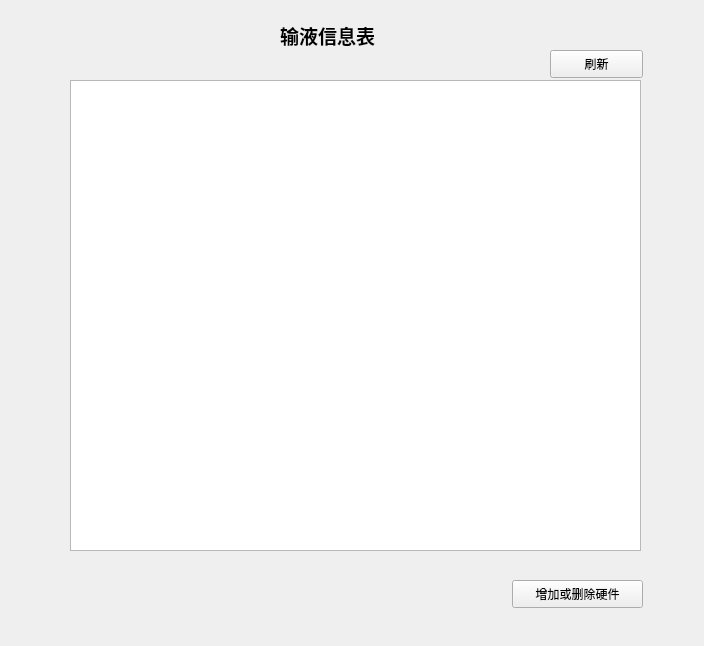
<?xml version="1.0" encoding="UTF-8"?>
<ui version="4.0">
 <class>hardwareCheck</class>
 <widget class="QWidget" name="hardwareCheck">
  <property name="geometry">
   <rect>
    <x>0</x>
    <y>0</y>
    <width>704</width>
    <height>646</height>
   </rect>
  </property>
  <property name="windowTitle">
   <string>Form</string>
  </property>
  <widget class="QPushButton" name="alter">
   <property name="geometry">
    <rect>
     <x>512</x>
     <y>580</y>
     <width>131</width>
     <height>28</height>
    </rect>
   </property>
   <property name="text">
    <string>增加或删除硬件</string>
   </property>
  </widget>
  <widget class="QTableWidget" name="tableWidget">
   <property name="geometry">
    <rect>
     <x>70</x>
     <y>80</y>
     <width>571</width>
     <height>471</height>
    </rect>
   </property>
  </widget>
  <widget class="QLabel" name="label">
   <property name="geometry">
    <rect>
     <x>280</x>
     <y>20</y>
     <width>131</width>
     <height>31</height>
    </rect>
   </property>
   <property name="font">
    <font>
     <family>Book Antiqua</family>
     <pointsize>14</pointsize>
     <weight>75</weight>
     <bold>true</bold>
    </font>
   </property>
   <property name="text">
    <string>输液信息表</string>
   </property>
  </widget>
  <widget class="QPushButton" name="pushButton">
   <property name="geometry">
    <rect>
     <x>550</x>
     <y>50</y>
     <width>93</width>
     <height>28</height>
    </rect>
   </property>
   <property name="text">
    <string>刷新</string>
   </property>
  </widget>
 </widget>
 <resources/>
 <connections/>
</ui>
